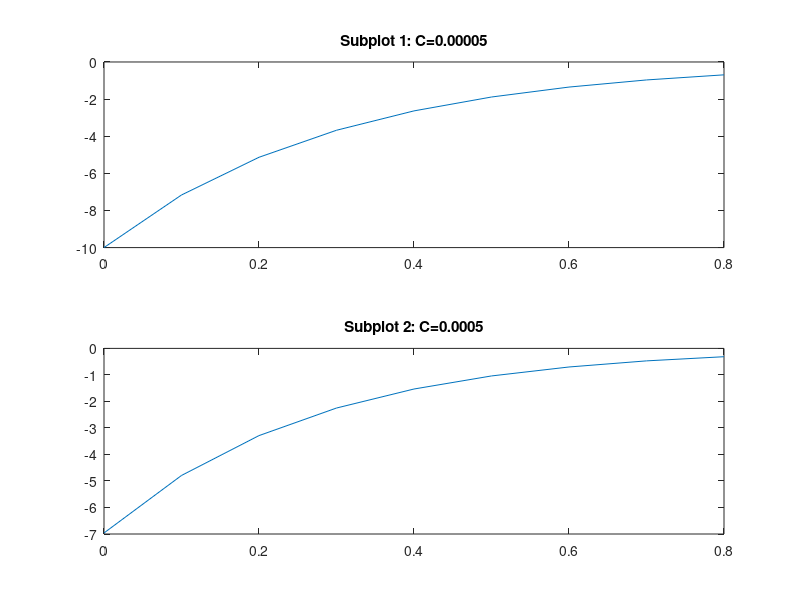
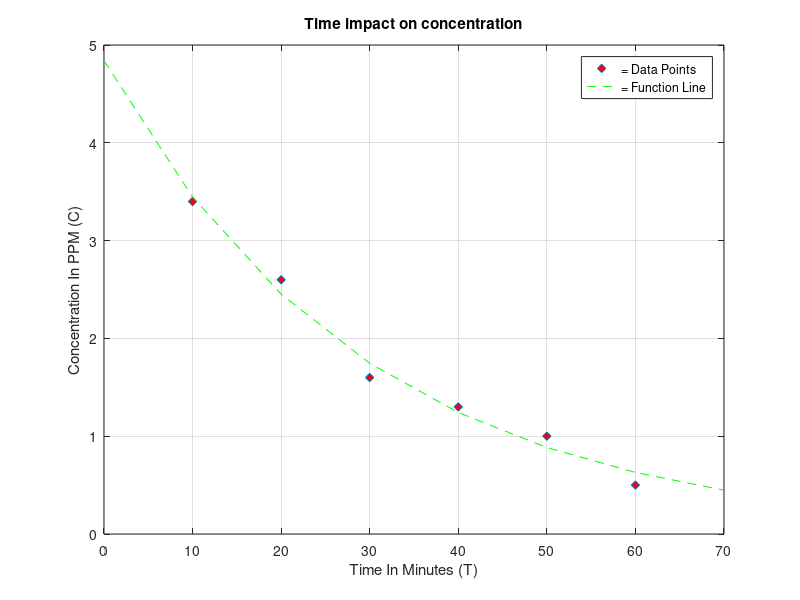

MATLAB code to generate these figures, in order:
%%
T = 0:0.1:0.8;%runs the value 0 to .8 in intervals of 0.1
QO = 10;
R = 60;
L = 9;
C = 0.00005;
subC= 0.0005;

e = exp(1);
qt = QO.*((e).^((-R.*T)/(2.*L))) .* cos(sqrt((1/(L.*C))-((R/(2.*L))^(2)).*T))
qt2 = QO.*((e).^((-R.*T)/(2.*L))) .* cos(sqrt((1/(L.*subC))-((R/(2.*L))^(2)).*T))
xlabel( 'Time (T)')
ylabel( 'Capacitor Charge (qt)')
hold on
grid
subplot (2,1,1); 
plot (T,qt);
title('Subplot 1: C=0.00005')
subplot (2,1,2);
plot (T,qt2);
title('Subplot 2: C=0.0005')
hold off
%when the capacitance value went up, the response was for the y intercept to go up because the larger value
%stored in C causes the value from inside the cos function to be increased
%which raises the y intercept value

%%
figure
hold off
clc 
clear
e = exp(1)
Data =[10 3.4; 20 2.6; 30 1.6; 40 1.3; 50 1.0; 60 0.5]
x = Data(:, 1);
y = Data(:, 2);
t = (0:10:70);
c = 4.84*e.^(-0.034.*t)

plot(x, y, 'd', 'MarkerFaceColor', 'red')
hold on
plot(t, c, '--g')

xlabel( 'Time In Minutes (T)')
ylabel( 'Concentration In PPM (C)')
grid
title( 'Time impact on concentration')
legend('= Data Points', '= Function Line')


